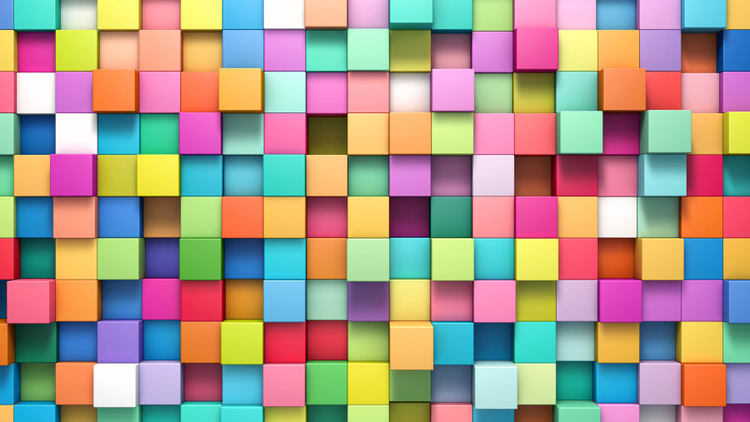
#> input picture imgs/Squares.png, 750 x 422 px
$ python colour-channels.py ../imgs/starry_night.jpg ../imgs/Squares.png
#> lines starting #> are read from the running program, lines starting #| are printed output that depends on the picture
#> further down, og_img is the input picture: shape (422, 750, 3); mean B, G, R 138.6, 151.3, 167.8
import cv2 as cv
import numpy as np
import sys
##################
# Define functions
##################

# colourspace conversions
def cvt2XYZ(img):
    '''
    convert to XYZ
    '''
    XYZ = cv.cvtColor(img, cv.COLOR_BGR2XYZ)
    return XYZ

def cvt2LAB(img):
    '''
    Convert to LAB
    '''
    LAB = cv.cvtColor(img, cv.COLOR_BGR2LAB)
    return LAB

def cvt2YCrCb(img):
    '''
    Convert to YCrCb
    '''
    YCrCb = cv.cvtColor(img, cv.COLOR_BGR2YCrCb)
    return YCrCb

def cvt2HSV(img):
    '''
    Convert to HSV
    '''
    HSV = cv.cvtColor(img, cv.COLOR_BGR2HSV)
    return HSV

def cvt2RGB(img):
    '''
    Convert to RGB
    '''
    RGB = cv.cvtColor(img, cv.COLOR_BGR2RGB)
    return RGB

def imgRescale(img):
    '''
    resize the images
    '''
    # get dimensions
    width   = int(img.shape[1])
#> width = 750
    height  = int(img.shape[0])
#> height = 422
    # reduce image size to less than 640x360
    while (640 < width or 360 < height):
        width   = int(width*0.9)
        height  = int(height*0.9)
    # store new dimensions
    dimensions = (width, height)
#> dimensions = (607, 341)
    # resize image
    newSize = cv.resize(img, dimensions, interpolation=cv.INTER_AREA)
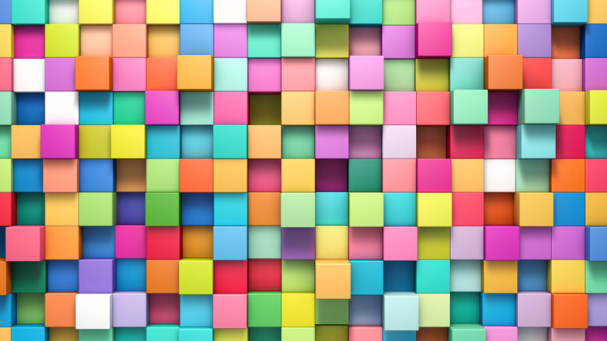
#> newSize: shape (341, 607, 3); mean B, G, R 138.6, 151.3, 167.8
    # return new image size
    return newSize

##################
# Running Sequence
##################

# get colour space and image
colourSpace = sys.argv[1]
og_img = cv.imread(sys.argv[2])

# resize image
imgRescaled = imgRescale(og_img)

# check colour space requirement and convert, and name each channel for later
if (colourSpace == '-XYZ'):
    imgCVTD = cvt2XYZ(imgRescaled)
    TR_name = 'X'
    BL_name = 'Y'
    BR_name = 'Z'
elif (colourSpace == '-Lab' or colourSpace == '-LAB'):
    imgCVTD = cvt2LAB(imgRescaled)
    TR_name = 'L'
    BL_name = 'a'
    BR_name = 'b'
elif (colourSpace == '-YCrCb' or colourSpace == '-YCRCB'):
    imgCVTD = cvt2YCrCb(imgRescaled)
    TR_name = 'Y'
    BL_name = 'Cr'
    BR_name = 'Cb'
elif (colourSpace == '-HSB' or colourSpace == "-HSV"):
    imgCVTD = cvt2HSV(imgRescaled)
    TR_name = 'H'
    BL_name = 'S'
    BR_name = 'B'
else:
    imgCVTD = cvt2RGB(imgRescaled)
    TR_name = 'R'
    BL_name = 'G'
    BR_name = 'B'

# split channels
(channel_1, channel_2, channel_3) = cv.split(imgCVTD)
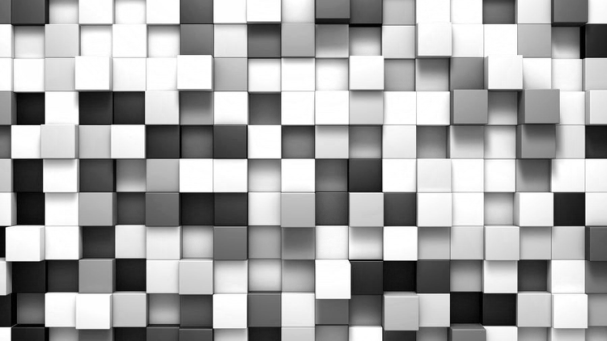
#> channel_1: shape (341, 607); min 0, max 255, mean 167.8
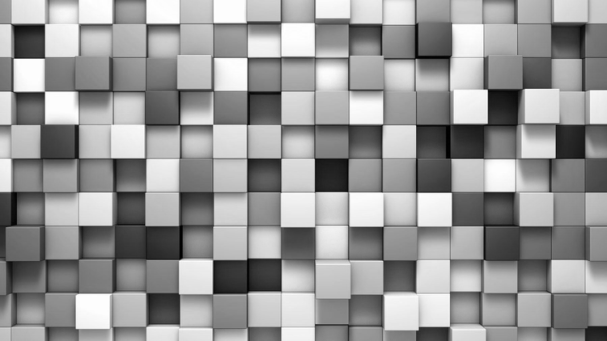
#> channel_2: shape (341, 607); min 0, max 255, mean 151.3
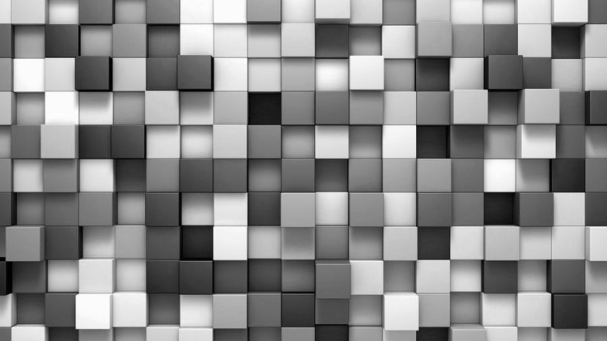
#> channel_3: shape (341, 607); min 0, max 254, mean 138.6

# convert channels to RGB
ch1_BGR = cv.cvtColor(channel_1, cv.COLOR_GRAY2RGB)
ch2_BGR = cv.cvtColor(channel_2, cv.COLOR_GRAY2RGB)
ch3_BGR = cv.cvtColor(channel_3, cv.COLOR_GRAY2RGB)

# combine images
row1        = np.hstack((imgRescaled, ch1_BGR))
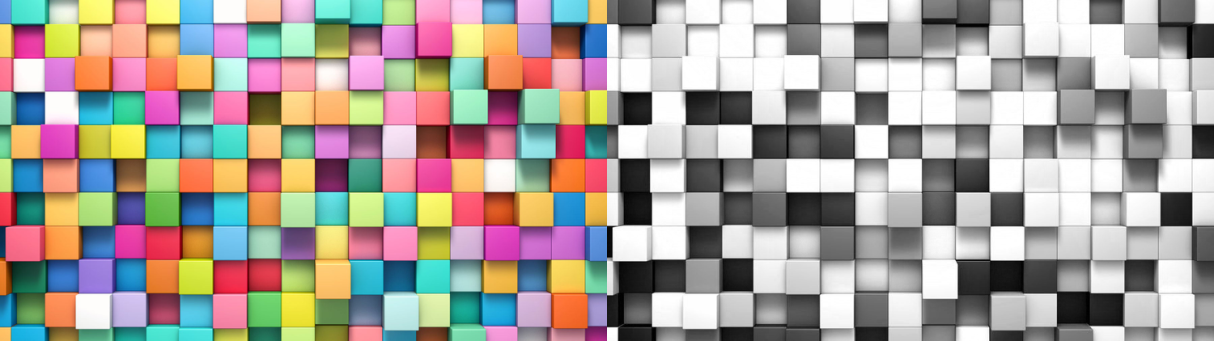
#> row1: shape (341, 1214, 3); mean B, G, R 153.2, 159.5, 167.8
row2        = np.hstack((ch2_BGR, ch3_BGR))
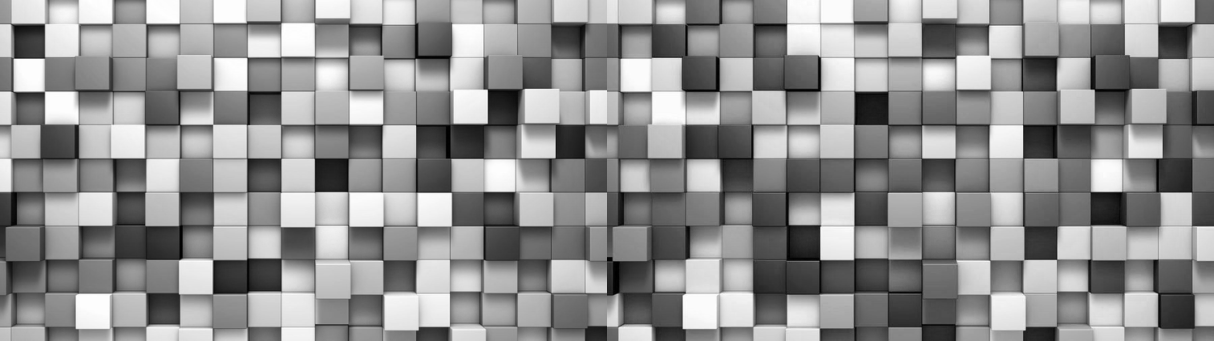
#> row2: shape (341, 1214, 3); min 0, max 255, mean 144.9
combined    = np.vstack((row1, row2))
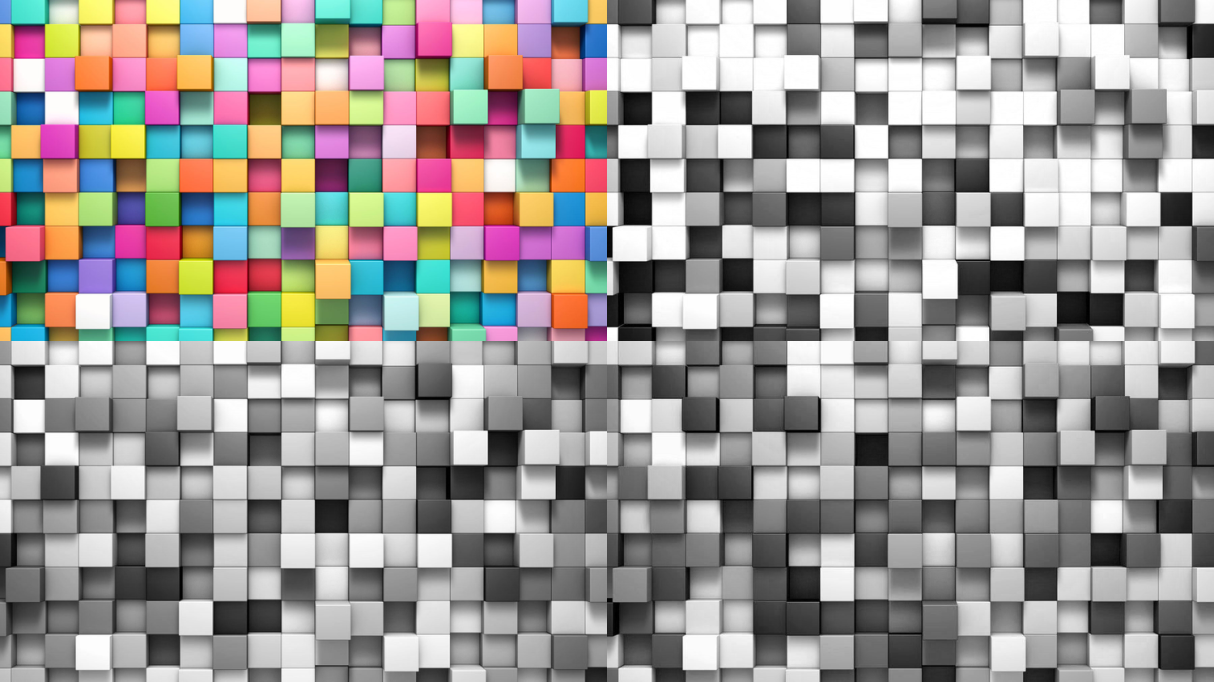
#> combined: shape (682, 1214, 3); mean B, G, R 149, 152.2, 156.3

# show final composition and label appropriately
title = '{0}: (Original Image, {1}, {2}, {3})'.format(colourSpace.strip('-'), TR_name, BL_name, BR_name)
cv.imshow(title, combined)
print('Final Canvas Size ({0}, {1})'.format(combined.shape[1], combined.shape[0]))
#| Final Canvas Size (1214, 682)

# display settings
cv.waitKey(0)
cv.destroyAllWindows()

$ run again, on imgs/snake.png
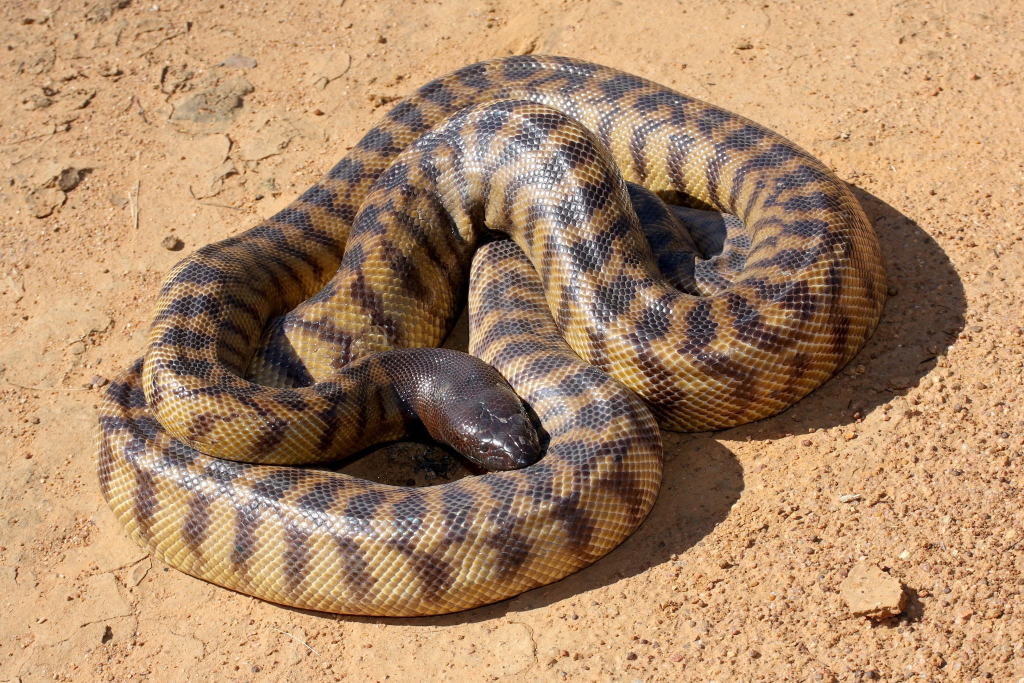
#> input picture imgs/snake.png, 2048 x 1365 px (shown at 1/2 size)
#> og_img is the input picture: shape (1365, 2048, 3); mean B, G, R 104.6, 136.7, 171.8
#> `row2        = np.hstack((ch2_BGR, ch3_BGR))`:
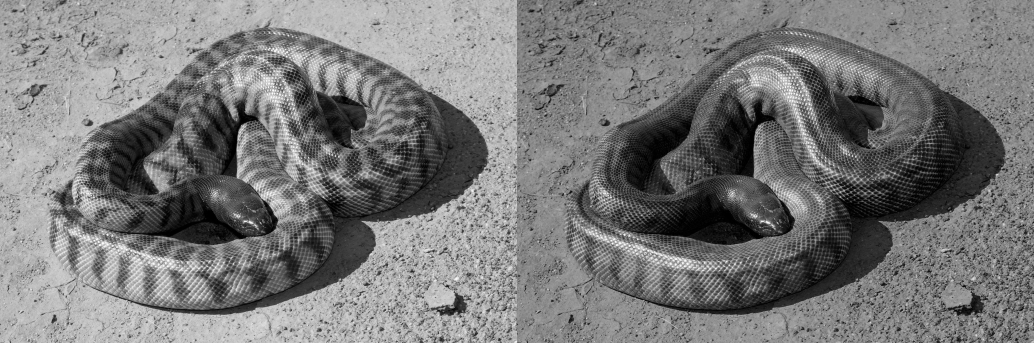
#> row2: shape (343, 1034, 3); min 0, max 252, mean 120.6
#> `combined    = np.vstack((row1, row2))`:
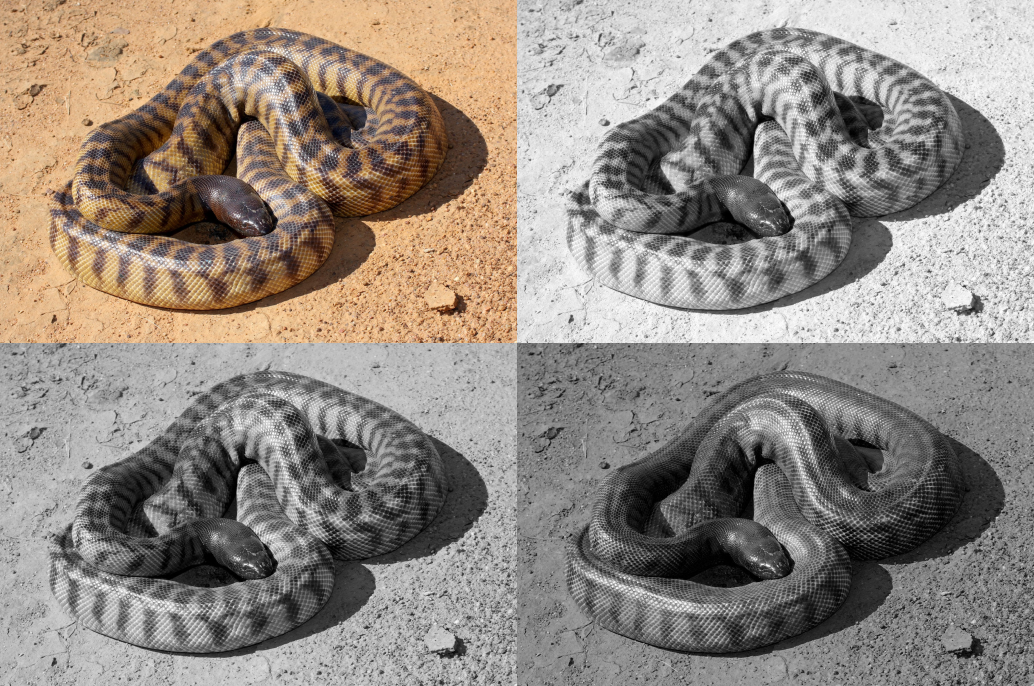
#> combined: shape (686, 1034, 3); mean B, G, R 129.4, 137.4, 146.2
#| Final Canvas Size (1034, 686)
